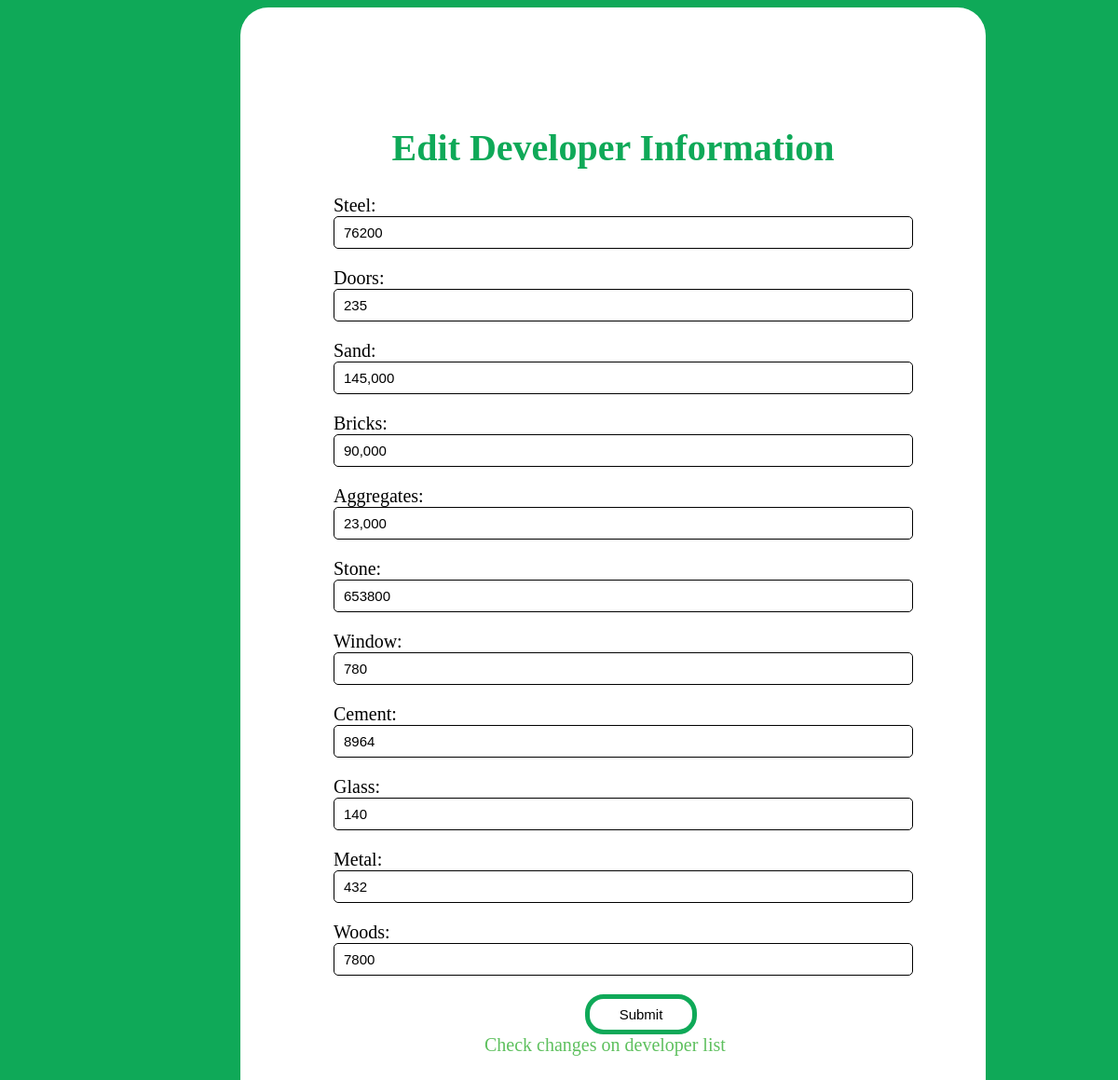
Screenshot of /developer/edit/1/ with the database file from the repository.
### developer/models.py (models this page shows, shortened)
class Developer(models.Model):
    steel= models.CharField(max_length=20,default="Kg")
    doors= models.CharField(max_length=20,default="Piece")
    sand= models.CharField(max_length=20,default="Sacks")
    bricks=models.CharField(max_length=240,null=True,default="Number")
    aggregates=models.CharField(max_length=240,null=True,default="Tones")
    stone=models.CharField(max_length=240,null=True,default="Tones")
    window=models.CharField(max_length=16,null=True,default="Piece")
    cement=models.CharField(max_length=240,null=True,default="Sacks")
    glass=models.CharField(max_length=240,null=True,default="Piece")
    metal=models.CharField(max_length=240,null=True,default="Piece")
    woods=models.CharField(max_length=240,null=True,default="Piece")

### developer/views.py (the view)
# urls.py: path("edit/<int:id>/", edit_developer, name="edit_developer"),
def edit_developer(request, id):
    developer= Developer.objects.get(id=id)
    if request.method == "POST":
        form=DeveloperForm(request.POST, instance=developer)
        if form.is_valid():
            form.save()
        return redirect("edit_developer", id=developer.id)
    else:
        form= DeveloperForm(instance=developer)
        return render(request,"edit_developer.html", {"form":form})

### developer/forms.py
class DeveloperForm(forms.ModelForm):
    class Meta:
        model=Developer
        fields= "__all__"

### developer/templates/edit_developer.html (shortened to what this page needs)
{% load static %}
<!DOCTYPE html>
<html>
<head>
</head>
<body>
    <div class="container">
    <h1>Edit Developer Information</h1>
    <form method="POST" enctype="multipart/form-data">
    {{form.as_p}}
    <input type="submit" value="Submit" class="button">
    <a href="{%url 'developer'%}"style="color:rgb(94, 192, 94); text-align: center;text-decoration:none;margin:27%;right:20%"> Check changes on developer list</a>
</div>
</body>
</html>

### developer/templates/edit_developer.html (style rules this page uses)
body { background-color:#0fa958; width: 400px; height: 800px; font-size: 20px; }
.container { background-color: white; margin-left: 250px; width: 600px; padding: 100px; font-size: 20px; border-radius: 30px; margin-right: 250px; }
input { width: 100%; outline: none; border: 1px solid ; font-size: 15px; padding: 8px 10px; border-radius: 5px; background-color: white; }
.button { width: 20%; height: 30%; margin-left: 45%; border: 5px solid #0fa958; border-radius: 20px; }
h1 { color: #0fa958; text-align: center; }

### rows the page displays
Developer: steel "76200", doors "235", sand "145,000", bricks "90,000", aggregates "23,000", stone "653800", window "780", cement "8964", glass "140", metal "432", woods "7800"
